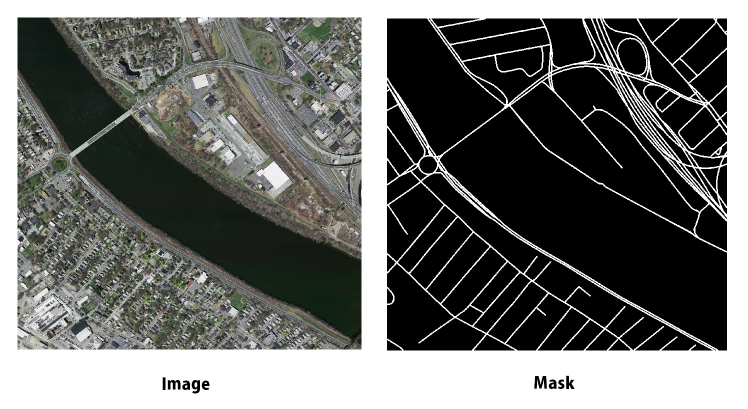
#> input picture Images/Sample.jpg, 1496 x 818 px, found by its file name (shown at 1/2 size); its folder holds only this picture in this run
$ python build_dataset.py
#> lines starting #> are read from the running program, lines starting #| are printed output that depends on the picture
"""
Filename: build_dataset.py

Function: Crops the images into small 256x256 images and divides the dataset into training and testing set.

Author: Jerin Paul (https://github.com/Paulymorphous)
Website: https://www.livetheaiexperience.com/
"""

import numpy as np
import cv2
from tqdm import tqdm
import os
import math
import time

# [48 lines left out: function train_test_split, not called in this run]

def crop_and_save(images_path, masks_path, new_images_path, new_masks_path, img_width, img_height):
    """
    Imports Images and creates multiple crops and then stores them in the specified folder. Cropping is important in the project to protect spatial information, which otherwise would be lost if we resize the images.
    Please note:
    > All the images which has less than 1% annotation, in terms of area is removed. In other words, Images that are 99% empty are removed.

    Parameters
   	----------
	>images_path (str): Path to the directory containing all the images.
	>masks_path (str): Path to the directory containing all the masks.
	>new_images_path (str): Path to the Directory where the cropped images will be stored.
	>new_masks_path (str): Path to the Directory where the cropped masks will be stored.
	>img_width (int): width of the cropped image.
    >img_height (int): height of the cropped image.
    """
#> called with images_path = '../Data/MassachusettsRoads/Images/', masks_path = '../Data/MassachusettsRoads/Targets/', new_images_path = '../Data/MassachusettsRoads/sat/', new_masks_path = '../Data/MassachusettsRoads/map/', img_width = 256, img_height = 256

    print("Building Dataset.")

    num_skipped = 0
    start_time = time.time()
    #files = next(os.walk(images_path))[2]
    files = [i for i in os.listdir(images_path)]
    print('Total number of files =',len(files))

    for image_file in tqdm(files, total = len(files)):

        image_path = images_path + image_file
        image = cv2.imread(image_path)
#> image is the input picture: shape (818, 1496, 3); mean B, G, R 106.4, 108.9, 107.7

        mask_path = masks_path + image_file
        mask = cv2.imread(mask_path, 0)
#> mask: shape (818, 1496); min 0, max 255, mean 108.3
        num_splits = math.floor((image.shape[0]*image.shape[1])/(img_width*img_height))
#> num_splits = 18
        counter = 0
        if image is None or mask is None:
            import pdb; pdb.set_trace()

        for r in range(0, image.shape[0], img_height):
            for c in range(0, image.shape[1], img_width):
                counter += 1
                blank_image = np.zeros((img_height ,img_width, 3), dtype = int)
                blank_mask = np.zeros((img_height ,img_width), dtype = int)

                new_image_path = new_images_path + str(counter) + '_' + image_file
                new_mask_path = new_masks_path + str(counter) + '_' + image_file

                new_image = np.array(image[r:r+img_height, c:c+img_width,:])
                new_mask = np.array(mask[r:r+img_height, c:c+img_width])


                blank_image[:new_image.shape[0], :new_image.shape[1], :] += new_image
                blank_mask[:new_image.shape[0], :new_image.shape[1]] += new_mask

                blank_mask[blank_mask>1] = 255

                # Skip any Image that is more than 99% empty.
                if np.any(blank_mask):
                    num_black_pixels, num_white_pixels = np.unique(blank_mask, return_counts=True)[1]

                    if num_white_pixels/num_black_pixels < 0.01:
                        num_skipped+=1
                        continue

                    cv2.imwrite(new_image_path, blank_image)
                    cv2.imwrite(new_mask_path, blank_mask)
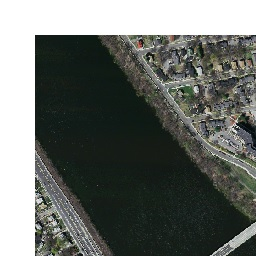
#> blank_image: shape (256, 256, 3) int64; mean B, G, R 105.2, 109.7, 105.5
#> blank_mask: shape (256, 256) int64; every value is 255
#> after the loop, counter = 1; num_skipped = 0


    print("EXPORT COMPLETE: {} seconds.\nImages exported to {}\nMasks exported to{}".format(round((time.time()-start_time), 2), new_images_path, new_masks_path))
    print("\n{} Images were skipped.".format(num_skipped))


if __name__ == "__main__":
    root_data_path = "../Data/MassachusettsRoads/"
    test_to_train_ratio = 0.3
    img_width = img_height = 256
    num_channels = 3

    # Path Information
    images_path = root_data_path + "Images/"
    masks_path = root_data_path + "Targets/"
    new_images_path = root_data_path + "sat/"
    new_masks_path = root_data_path + "map/"

    for path in [new_images_path, new_masks_path]:
        if not os.path.exists(path):
            os.mkdir(path)
            print("DIRECTORY CREATED: {}".format(path))
        else:
             print("DIRECTORY ALREADY EXISTS: {}".format(path))

#> (the run stopped early here; a loop or call above may not have finished)
